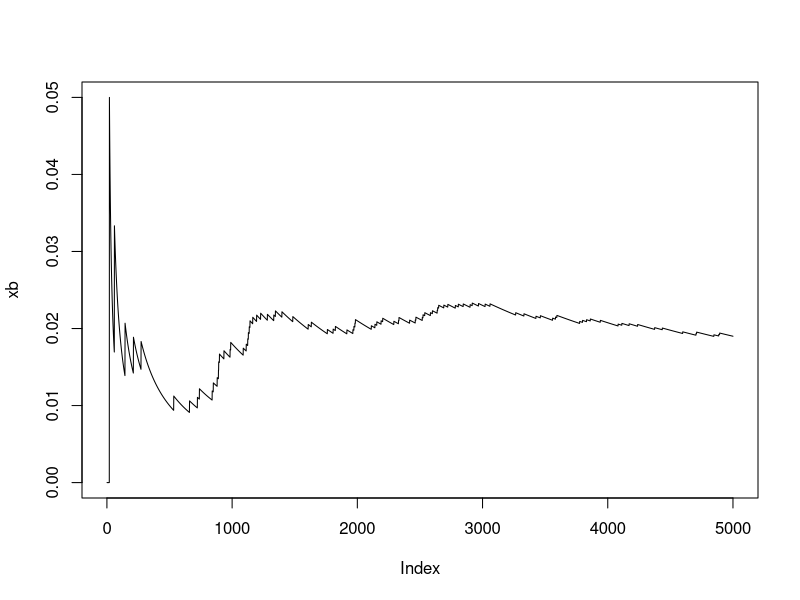

Source code (R):
# L'expérience suit une loi Binomiale (Succès ou échec)

N = 5000 # Nombre d'expériences
n = 10 # Nombre de tirage pour chaque expérience (Ici, nombre de questions dans le qcm)
p = 1/4 # Chance d'un succès

tirage = rbinom(N,n,p)
xb<-cumsum(tirage>=6)/1:N
plot(xb,type='l')

